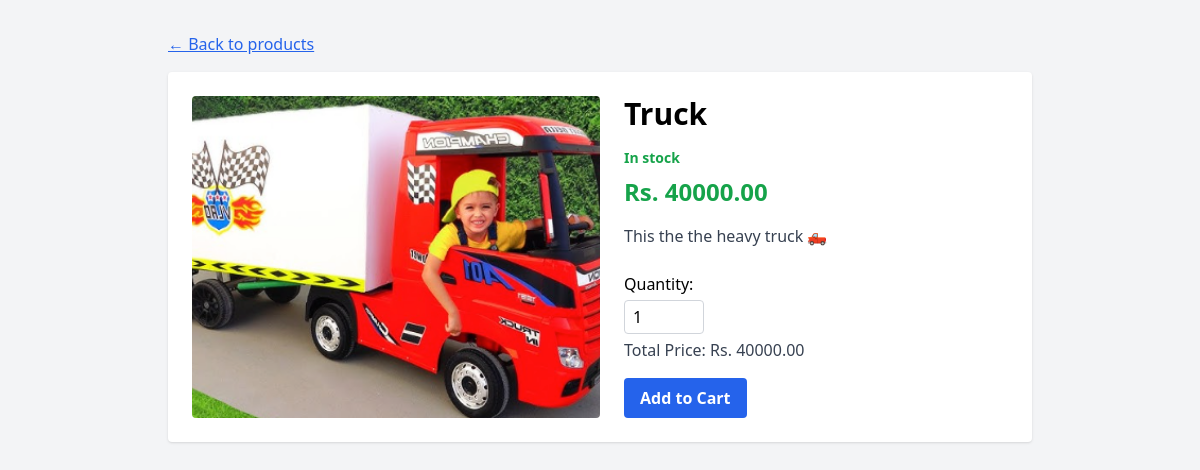
Page /product/3/ on the committed database.
### catalog/models.py (models this page shows, shortened)
class Product(models.Model):
    category = models.ForeignKey(Category, on_delete=models.CASCADE, related_name='products', default=1)
    name = models.CharField(max_length=200)
    description = models.TextField()
    price = models.DecimalField(max_digits=8, decimal_places=2)
    image = models.ImageField(upload_to='products/')  # requires Pillow
    stock = models.PositiveIntegerField(default=0)

### catalog/views.py (the view)
# urls.py: path('product/<int:pk>/', views.product_detail, name='product_detail'),
def product_detail(request, pk):
    product = get_object_or_404(Product, pk=pk)
    return render(request, 'catalog/product_detail.html', {'product': product})

### catalog/templates/catalog/product_detail.html (shortened to what this page needs)
<!DOCTYPE html>
<html lang="en">
<head>
  <script src="https://cdn.tailwindcss.com"></script>
</head>
<body class="bg-gray-100">
  <div class="max-w-4xl mx-auto px-4 py-8">
    <a href="{% url 'home' %}" class="text-blue-600 underline mb-4 inline-block">← Back to products</a>
    <div class="bg-white p-6 rounded shadow flex flex-col md:flex-row gap-6">
      <img src="{{ product.image.url }}" class="w-full md:w-1/2 h-auto object-cover rounded" alt="{{ product.name }}" />
      <div class="md:w-1/2">
        <h1 class="text-3xl font-bold mb-4">{{ product.name }}</h1>
        {% if product.stock > 0 %}
          <p class="text-sm text-green-600 font-semibold mb-2">In stock</p>
        {% else %}
          <p class="text-sm text-red-600 font-semibold mb-2">Out of stock</p>
        {% endif %}
        <p class="text-green-600 font-bold text-2xl mb-4">Rs. {{ product.price }}</p>
        <p class="mb-6 text-gray-700">{{ product.description }}</p>
        <form action="{% url 'add_to_cart' product.pk %}" method="post" class="space-y-4">
  <div>
    <label for="quantity" class="block font-medium mb-1">Quantity:</label>
    <input
      type="number"
      name="quantity"
      id="quantity"
      value="1"
      min="1"
      class="w-20 px-2 py-1 border border-gray-300 rounded"
      required
    >
    <p class="text-gray-700 mt-1">
      Total Price: Rs. <span id="totalPrice">{{ product.price }}</span>
    </p>
  </div>
  <button
    type="submit"
    class="w-full sm:w-auto font-semibold px-4 py-2 rounded
           {% if product.stock == 0 %}bg-gray-400 cursor-not-allowed opacity-50{% else %}bg-blue-600 hover:bg-blue-700 text-white{% endif %}"
  >
    Add to Cart
  </button>
</form>
      </div>
    </div>
  </div>
</body>
</html>

### rows in the picture
Product: image (picture), name "Truck", price "40000.00", description "This the the heavy truck 🛻"
